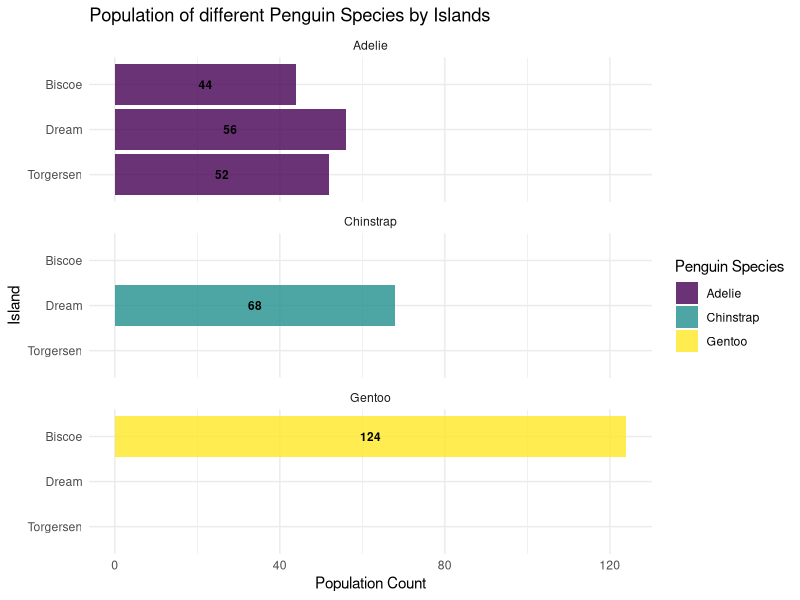

This chart was generated by the following R code:
## ---- chunk 1
#| label: setup-project

library(tidyverse)
library(palmerpenguins)
library(knitr)
## ---- chunk 2
#| label: initial-look-at-data

kable(head(penguins))
## ---- chunk 3
#| label: population-count-penguins-by-island

# Count penguins for each species and island
penguin_population_by_species_island <- penguins |>
  count(species, island)
## ---- chunk 4
#| label: fig-bar-plot-population-by-species-island
#| fig-cap: "Population count of different penguin species on the islands at the Palmer Station"

ggplot(penguin_population_by_species_island, aes(reorder(island, n), y = n, fill = species)) +
  geom_col(alpha = 0.8) +
  geom_text(aes(label = n), position = position_stack(vjust = 0.5), 
            color = "black", size = 3, fontface = "bold") +
  coord_flip() +
  facet_wrap(~species, ncol = 1) +
  scale_fill_viridis_d()  +
  labs(
    title = "Population of different Penguin Species by Islands",
    x = "Island",
    y = "Population Count",
    fill = "Penguin Species"
  ) +
  theme_minimal()
